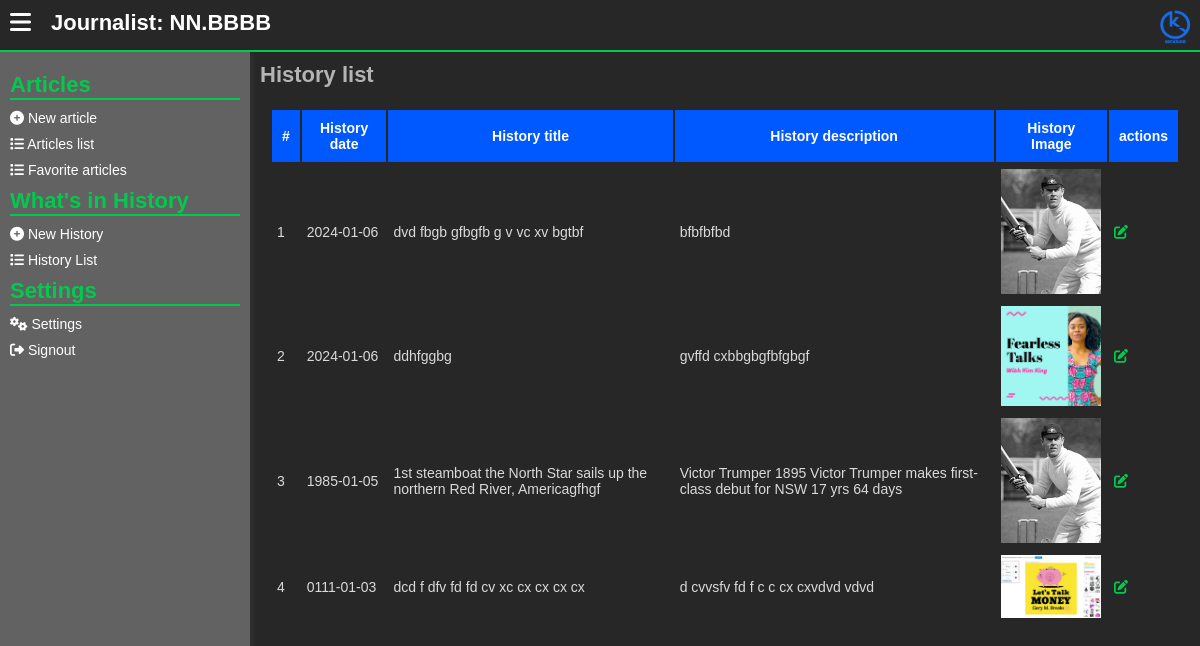
The app's page /journalists/history-list.php (signed in) with its own data.
### tables this page shows
CREATE TABLE `journalists` (
  `id` int(11) NOT NULL,
  `first_name` varchar(255) NOT NULL,
  `last_name` varchar(255) NOT NULL,
  `user_name` varchar(255) NOT NULL,
  `email` varchar(255) NOT NULL,
  `phone_number` varchar(255) NOT NULL,
  `password` text NOT NULL,
  `display_name` varchar(255) NOT NULL,
  `status` varchar(255) NOT NULL DEFAULT 'Working'
);

CREATE TABLE `history_today` (
  `ht_id` int(11) NOT NULL,
  `history_genre` int(11) NOT NULL,
  `history_title` varchar(255) NOT NULL,
  `history_description` text NOT NULL,
  `history_image` varchar(255) NOT NULL,
  `history_date` varchar(255) NOT NULL
);

### assets/php/journalists/session_mgt.php (called while the page is built, shortened)
<?php
    if (!isset($_SESSION['acting_journalist_id'])) {
        header("location: ../admins/signin.php");
    }
    else {
        $acting_jou_id = $_SESSION['acting_journalist_id'];
        $check_jou_exists = mysqli_query($server,"SELECT * from journalists
            WHERE id = '$acting_jou_id'
        ");
        if (mysqli_num_rows($check_jou_exists) !==1) {
            header("location: ../admins/signin.php");
        }
        else {
            $get_the_journalist_info =  mysqli_fetch_array(mysqli_query($server,"SELECT * from journalists
                WHERE id = '$acting_jou_id'
            "));
            $acting_jou_username = $get_the_journalist_info['user_name'];
        }
    }
?>

### journalists/history-list.php (the view, shortened to what this page needs)
<?php
include("../assets/php/global/server.php");
include("../assets/php/journalists/session_mgt.php");
?>
<!DOCTYPE html>
<html lang="en">
<head>
    <link rel="stylesheet" href="../assets/css/back-main.css">
    <link rel="stylesheet" href="https://cdnjs.cloudflare.com/ajax/libs/font-awesome/6.5.1/css/all.min.css"
 />
</head>
<body>
    <main>
        <section class="main-section">
            <?php
            include('../assets/php/journalists/header.php')
                ?>
            <div class="hero">
                <?php include("../assets/php/journalists/left-nav.php") ?>
                <div class="dashboard">
                    <div class="dashboard-cont">
                        <h1>
                            History list
                        </h1>
                        <div class="form-row">
                            <table>
                                <thead>
                                    <tr>
                                        <th>#</th>
                                        <th>
                                            History date
                                        </th>
                                        <th>
                                            History title
                                        </th>
                                        <th>
                                            History description
                                        </th>
                                        <th>
                                            History Image
                                        </th>
                                        <th>
                                            actions
                                        </th>
                                    </tr>
                                </thead>
                                <tbody>
                                    <?php
                                    $get_All_articles = mysqli_query($server, "SELECT * from
                                            history_today
                                            ORDER BY history_date DESC
                                        ");
                                    if (mysqli_num_rows($get_All_articles) < 1) {
                                        ?>
                                        <tr>
                                            <td colspan="100">
                                                No values found
                                            </td>
                                        </tr>
                                        <?php
                                    } else {
                                        $counter = 1;
                                        while ($data_All_articles = mysqli_fetch_array($get_All_articles)) {
                                            ?>
                                            <tr>
                                                <td>
                                                    <?php echo $counter++; ?>
                                                </td>
                                                <td>
                                                    <?php echo $data_All_articles['history_date']; ?>
                                                </td>
                                                <td>
                                                    <?php echo $data_All_articles['history_title']; ?>
                                                </td>
                                                <td>
                                                    <?php echo $data_All_articles['history_description']; ?>
                                                </td>
                                                <td>
                                                    <img src="../assets/history/<?php echo $data_All_articles['history_image']; ?>"
                                                        width="100px">
                                                </td>
                                                <td>
                                                    <a href="edit-history.php?h=<?php echo $data_All_articles['ht_id'] ?>"
                                                        class="edit">
                                                        <i class="fa fa-edit"></i>
                                                    </a>
                                                </td>
                                            </tr>
                                            <?php
                                        }
                                    }
                                    ?>
                                </tbody>
                            </table>
                        </div>
                    </div>
                </div>
            </div>
        </section>
    </main>
</body>
</html>

### assets/php/journalists/header.php
<header>
   <div class="menu">
      <button id="menu_toggleBTN">
         <i class="fa fa-bars"></i>
      </button>
   </div>
   <div class="username" onclick="location.reload()">
      Journalist:
      <?php echo $acting_jou_username; ?>
   </div>
   <div class="logo">
      <a href="./home.php">
         <img src="../assets/images/KickSide - Logo.png" alt="Kick Side Logo">
      </a>
   </div>
</header>

### assets/css/back-main.css (style rules this page uses)
* { font-size: 14px; margin: 0; padding: 0; text-decoration: none; }
body { font-family: "Gill Sans", "Gill Sans MT", Calibri, "Trebuchet MS", sans-serif; margin: 0; padding: 0; background: #d3d3d357; overflow: hidden; }
button { cursor: pointer; background: transparent; border: 0; }
main { width: 100%; height: 100%; }
section.main-section { height: 100vh; width: 100vw; top: 0; left: 0; position: absolute; background: rgb(39, 39, 39); overflow: hidden; }
section.main-section header { width: 100vw; display: flex; flex-direction: row; margin: 0; padding: 0; height: 50px; border-bottom: 2px solid #02ca4e; }
section.main-section header .menu { padding: 10px; }
section.main-section header .menu button { border: 0; background: transparent; }
section.main-section header .menu button i { font-size: 24px; color: #fff; }
section.main-section header .username { flex: 4; padding: 10px; color: #fff; font-size: 22px; font-weight: bold; user-select: none; cursor: pointer; }
section.main-section header .logo { text-align: right; flex: 2; padding: 10px; }
section.main-section header .logo img { width: 30px; }
section.main-section .hero { width: 100%; display: flex; flex-direction: row; flex-wrap: nowrap; }
section.main-section .dashboard { height: calc(100vh - 50px); overflow: auto; flex: 1; }
section.main-section .dashboard .dashboard-cont { padding: 10px; }
section.main-section .dashboard .dashboard-cont h1 { color: #b4b4b4; font-size: 22px; }
section.main-section .dashboard .form-row { margin-top: 10px; padding: 10px; border-radius: 10px; }
section.main-section .dashboard .form-row table { width: auto; }
section.main-section .dashboard .form-row table thead { background: #0059ff; color: #fff; }
section.main-section .dashboard .form-row table thead th { padding: 10px; }
section.main-section .dashboard .form-row table tbody td { color: #dadada; padding: 5px; }
section.main-section .dashboard .form-row table tbody td a { background: transparent; border: 0; outline: 0; color: #fff; }
section.main-section .dashboard .form-row table tbody td .edit i { color: #02ca4e; }

### records on screen
journalists: user_name "NN.BBBB"
history_today: history_date "2024-01-06", history_title "dvd fbgb gfbgfb g v vc xv bgtbf", history_description "bfbfbfbd", history_image (picture)
history_today: history_date "2024-01-06", history_title "ddhfggbg", history_description "gvffd cxbbgbgfbfgbgf", history_image (picture)
history_today: history_date "1985-01-05", history_title "1st steamboat the North Star sails up the northern Red River, Americagfhgf", history_description "Victor Trumper 1895 Victor Trumper makes first-class debut for NSW 17 yrs 64 days", history_image (picture)
history_today: history_date "0111-01-03", history_title "dcd f dfv fd fd cv xc cx cx cx cx", history_description "d cvvsfv fd f c c cx cxvdvd vdvd", history_image (picture)
